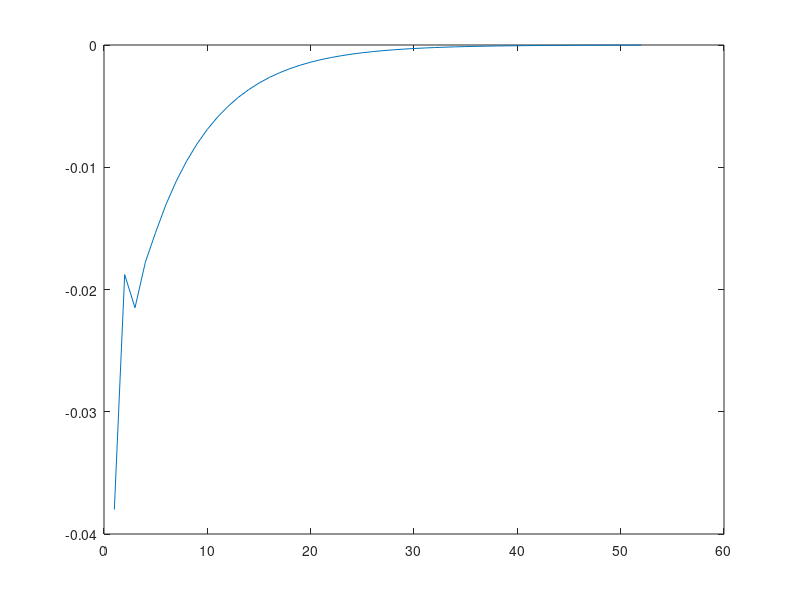

This figure's MATLAB source:
% function [error]=PD_controllor(x)
clc
clear

i=1;
%PID system parameters
%Incremental PID
% KP=1;
% KI=10;
% KD=1;
Con_1=zeros(1,20);
%--------------------------------------------------------------------
Speed=0;
SetSpeed = 0.2;
ActualSpeed = 0.2;
Err = 0.2;
Err_last = 0;
Kp = 0.02;
Ki = 0.15;
Kd = 0.02;
Voltage = 0;
Integral = 0;
%----------------------------------------
while abs(ActualSpeed)>0.00001
SetSpeed = Speed;
Err = SetSpeed - ActualSpeed;
Integral =Integral+ Err;
Voltage = Kp * Err + Ki * Integral + Kd *(Err - Err_last);
Err_last = Err;
ActualSpeed =Voltage * 1.0; 
	
    
    Con_1(i)=ActualSpeed;
    i=i+1;
 
end

plot(Con_1);
% end